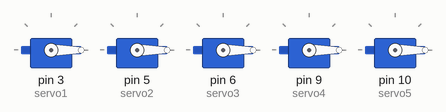
Recording of a sketch running on a simulated Arduino Uno, built with avr-gcc and run on an emulated ATmega328P. On the bench: 5 × servo.

Above: at 0.1 s.
At 1.1 s:
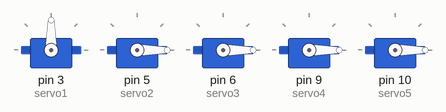
Timing chart, 0 to 2.6 s (numbered marks = the images above):
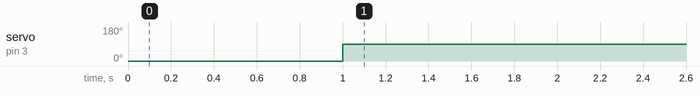

Measured:
- by itself, servo on pin 3 (servo1): 0° → 90° at 1.0 s

The sketch:

TEST_CALIBRACION_DE_SERVOS.ino
```cpp
#include <Ultrasonic.h>
#include <Servo.h>


//declaramos un objeto ultrasonic de la la librería Ultrasonic para referirnos a ella.
//el trigger asignado a la entrada digital 7, y echo asignado a la entrada analógica 7
Ultrasonic ultrasonic(7,A0);

//declaramos un objeto miservo de la la libreria Servo para referirnos a ella.
Servo servo1;
Servo servo2;
Servo servo3;
Servo servo4;
Servo servo5;

int Distancia;

void setup(){
    Serial.begin(9600); // me sirve para print
    //definimos el pin2 para controlar el servo
    servo1.attach(3);
    servo2.attach(5);
    servo3.attach(6);
    servo4.attach(9);
    servo5.attach(10);

    // coloca el servo en su posición central
    servo1.write(0);
    servo2.write(0);
    servo3.write(0);
    servo4.write(0);
    servo5.write(0);
    delay(1000);
    servo1.write(90);

}

 void loop(){}
```
